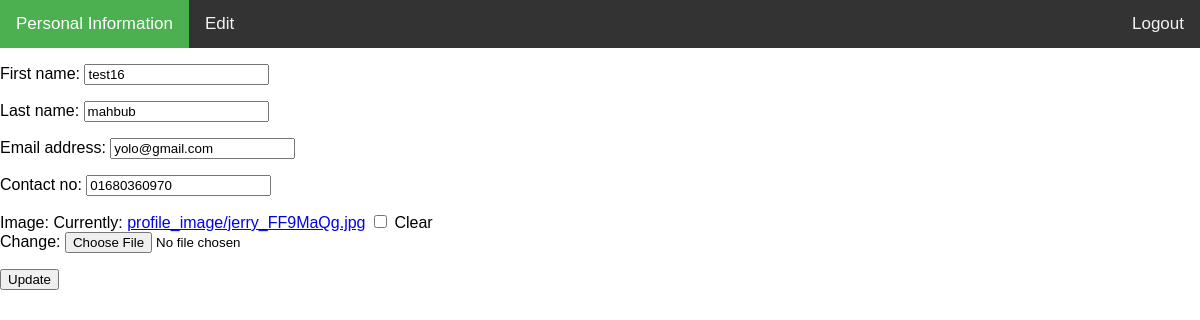
Screenshot of /users/edit/13/ (signed in) with the database file from the repository.
### users/models.py (models this page shows, shortened)
class CustomUser(AbstractUser, models.Model):
    pass
    contact_no = models.CharField(max_length=20, default = "")
    image = models.ImageField(upload_to='profile_image', blank=True)

### users/views.py (the view)
# urls.py: url(r'^edit/(?P<pk>[0-9]+)/', login_required(views.EditView.as_view()), name='edit'),
class EditView(UpdateView):
    model = CustomUser
    template_name = 'edit.html'
    success_url = reverse_lazy('home')
    form = CustomUserChangeForm
    fields = ('first_name', 'last_name', 'email', 'contact_no', 'image')

### templates/edit.html (shortened to what this page needs)
{% extends 'base.html' %}
{% block content %}
<form enctype="multipart/form-data" method="post">
    {{ form.as_p }}
    <input type="submit" value="Update">
</form>
{% endblock %}

### templates/base.html (style rules this page uses)
body { margin: 0; font-family: Arial, Helvetica, sans-serif; }

### rows the page displays
CustomUser: first_name "test16", last_name "mahbub", email "yolo@gmail.com", contact_no "01680360970"
